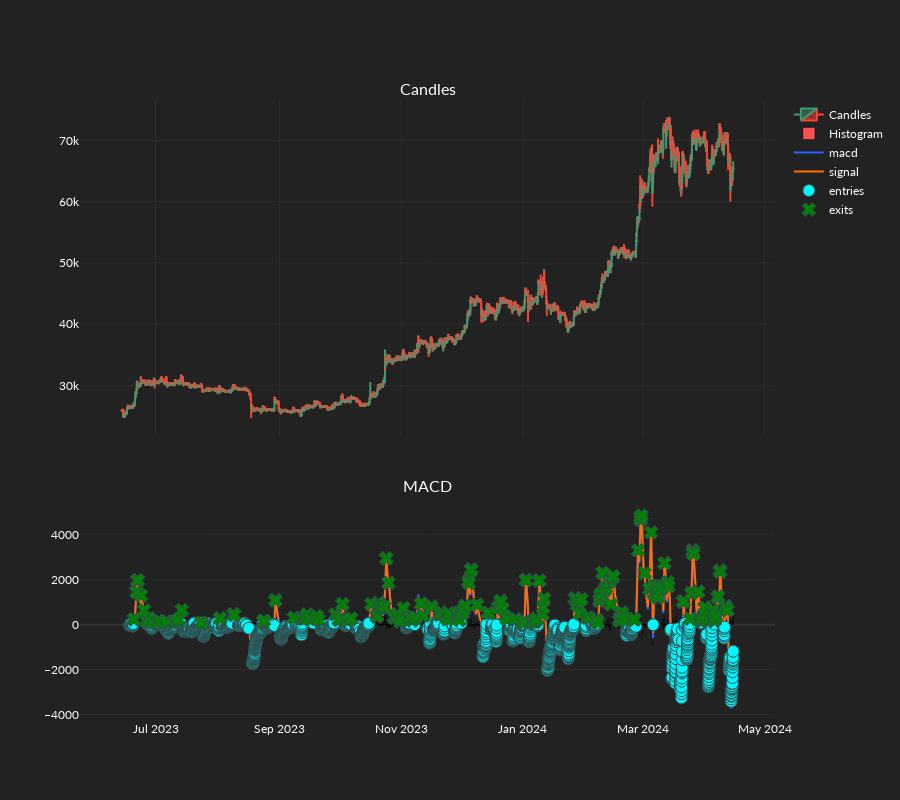
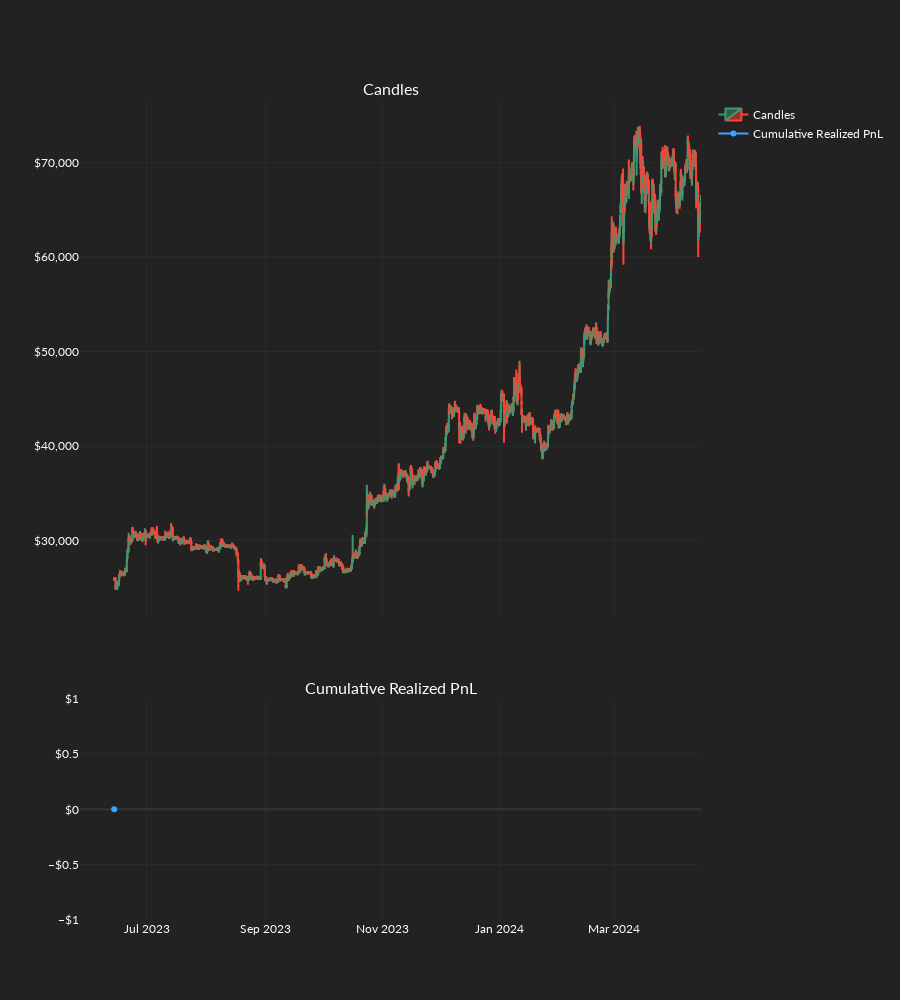

Notebook source saved alongside these figures, in order:
### Code cell
order_records_df = or_backtest(
    backtest_settings=backtest_settings,
    candles=candles,
    dos_arrays=dos_arrays,
    exchange_settings=exchange_settings,
    static_os=static_os,
    strategy=macd_strat,
    dos_index=12,
    ind_set_index=2,
    plot_results=True,
    logger_bool=True,
)

### Figure 1 — Plotly figure (JSON) as saved in the notebook; plotly's stock layout.template omitted (floating-point values rounded to 4 significant figures; data arrays with more than 128 entries replaced by an {"elided": "..."} marker saying what was removed)
{"data": [{"close": {"elided": "7348 float values"}, "high": {"elided": "7348 float values"}, "low": {"elided": "7348 float values"}, "name": "Candles", "open": {"elided": "7348 float values"}, "type": "candlestick", "x": {"elided": "7348 str values"}, "xaxis": "x", "yaxis": "y"}, {"marker": {"color": {"elided": "7348 str values"}}, "name": "Histogram", "type": "bar", "x": {"elided": "7348 str values"}, "xaxis": "x2", "y": {"elided": "7348 float values"}, "yaxis": "y2"}, {"line": {"color": "#2962FF"}, "name": "macd", "type": "scatter", "x": {"elided": "7348 str values"}, "xaxis": "x2", "y": {"elided": "7348 float values"}, "yaxis": "y2"}, {"line": {"color": "#FF6D00"}, "name": "signal", "type": "scatter", "x": {"elided": "7348 str values"}, "xaxis": "x2", "y": {"elided": "7348 float values"}, "yaxis": "y2"}, {"marker": {"color": "#00F6FF", "line": {"color": "DarkSlateGrey", "width": 1}, "size": 12, "symbol": "circle"}, "mode": "markers", "name": "entries", "type": "scatter", "x": {"elided": "7348 str values"}, "xaxis": "x2", "y": {"elided": "7348 float values"}, "yaxis": "y2"}, {"marker": {"color": "green", "line": {"color": "DarkSlateGrey", "width": 1}, "size": 12, "symbol": "x"}, "mode": "markers", "name": "exits", "type": "scatter", "x": {"elided": "7348 str values"}, "xaxis": "x2", "y": {"elided": "7348 float values"}, "yaxis": "y2"}], "layout": {"annotations": [{"font": {"size": 16}, "showarrow": false, "text": "Candles", "x": 0.5, "xanchor": "center", "xref": "paper", "y": 1, "yanchor": "bottom", "yref": "paper"}, {"font": {"size": 16}, "showarrow": false, "text": "MACD", "x": 0.5, "xanchor": "center", "xref": "paper", "y": 0.36, "yanchor": "bottom", "yref": "paper"}], "height": 800, "xaxis": {"anchor": "y", "domain": [0, 1], "matches": "x2", "rangeslider": {"visible": false}, "showticklabels": false}, "xaxis2": {"anchor": "y2", "domain": [0, 1]}, "yaxis": {"anchor": "x", "domain": [0.46, 1]}, "yaxis2": {"anchor": "x2", "domain": [0, 0.36]}}}

### Figure 2 — Plotly figure (JSON) as saved in the notebook; plotly's stock layout.template omitted (floating-point values rounded to 4 significant figures; data arrays with more than 128 entries replaced by an {"elided": "..."} marker saying what was removed)
{"data": [{"close": {"elided": "7348 float values"}, "high": {"elided": "7348 float values"}, "low": {"elided": "7348 float values"}, "name": "Candles", "open": {"elided": "7348 float values"}, "type": "candlestick", "x": {"elided": "7348 str values"}, "xaxis": "x", "yaxis": "y"}, {"marker": {"color": "#00F6FF", "line": {"color": "DarkSlateGrey", "width": 1}, "size": 10, "symbol": "circle"}, "mode": "markers", "name": "Entries", "type": "scatter", "x": [], "xaxis": "x", "y": [], "yaxis": "y"}, {"marker": {"color": "#FFCA00", "line": {"color": "DarkSlateGrey", "width": 1}, "size": 10, "symbol": "square"}, "mode": "markers", "name": "Stop Losses", "type": "scatter", "x": [], "xaxis": "x", "y": [], "yaxis": "y"}, {"marker": {"color": "#FF7B00", "line": {"color": "DarkSlateGrey", "width": 1}, "size": 10, "symbol": "triangle-up"}, "mode": "markers", "name": "Take Profits", "type": "scatter", "x": [], "xaxis": "x", "y": [], "yaxis": "y"}, {"marker": {"color": [], "line": {"color": "DarkSlateGrey", "width": 1}, "size": 10, "symbol": "x"}, "mode": "markers", "name": "Stop Loss Filled", "type": "scatter", "x": [], "xaxis": "x", "y": [], "yaxis": "y"}, {"marker": {"color": "#14FF00", "line": {"color": "DarkSlateGrey", "width": 1}, "size": 10, "symbol": "star"}, "mode": "markers", "name": "Take Profit Filled", "type": "scatter", "x": [], "xaxis": "x", "y": [], "yaxis": "y"}, {"marker": {"color": "#F1FF00", "line": {"color": "DarkSlateGrey", "width": 1}, "size": 10, "symbol": "diamond-cross"}, "mode": "markers", "name": "Moved SL", "type": "scatter", "x": [], "xaxis": "x", "y": [], "yaxis": "y"}, {"line": {"color": "#3EA3FF"}, "name": "Cumulative Realized PnL", "type": "scatter", "x": ["2023-06-14T03:00:00"], "xaxis": "x2", "y": [0], "yaxis": "y2"}], "layout": {"annotations": [{"font": {"size": 16}, "showarrow": false, "text": "Candles", "x": 0.5, "xanchor": "center", "xref": "paper", "y": 1, "yanchor": "bottom", "yref": "paper"}, {"font": {"size": 16}, "showarrow": false, "text": "Cumulative Realized PnL", "x": 0.5, "xanchor": "center", "xref": "paper", "y": 0.27, "yanchor": "bottom", "yref": "paper"}], "height": 1000, "xaxis": {"anchor": "y", "domain": [0, 1], "matches": "x2", "rangeslider": {"visible": false}, "showticklabels": false}, "xaxis2": {"anchor": "y2", "domain": [0, 1]}, "yaxis": {"anchor": "x", "domain": [0.37, 1], "tickformat": "$,"}, "yaxis2": {"anchor": "x2", "domain": [0, 0.27], "tickformat": "$,"}}}
